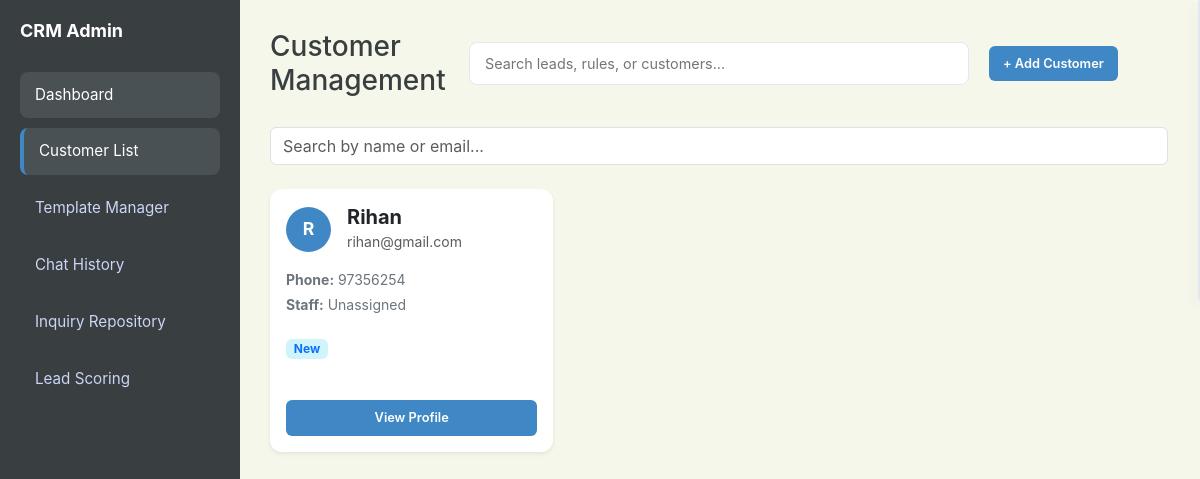
The page /customers on the database as committed earlier.
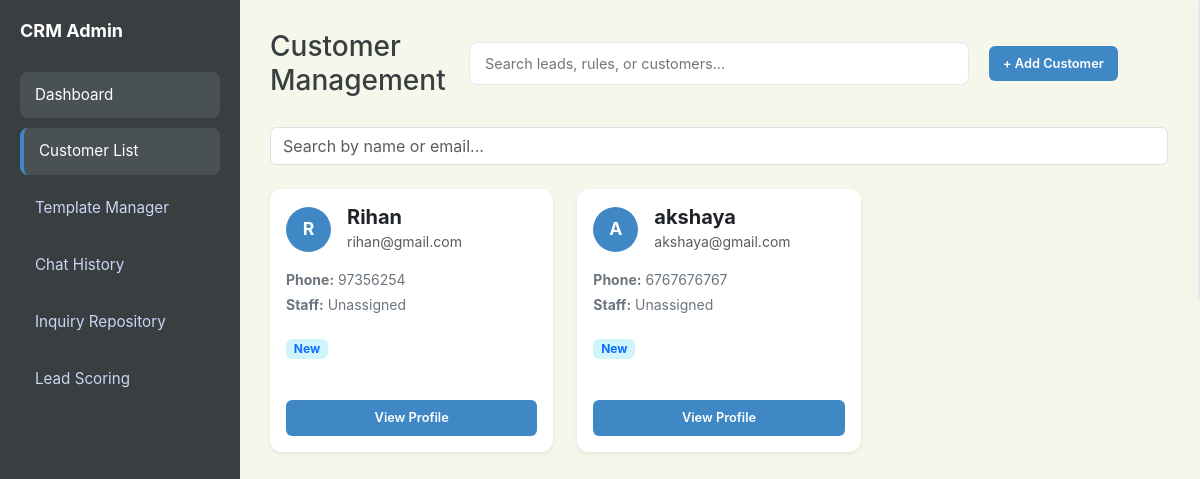
The same page on the database as committed later.
### app.py (models this page shows)
class Customer(db.Model):
    id = db.Column(db.Integer, primary_key=True)
    name = db.Column(db.String(100), nullable=False)
    email = db.Column(db.String(120), unique=True)
    phone = db.Column(db.String(20))
    location = db.Column(db.String(100))
    assigned_staff = db.Column(db.String(100))
    status = db.Column(db.String(50), default="Active")
    tags = db.Column(db.String(200)) # Stored as "VIP,New,Returning"
    notes = db.Column(db.Text)
    last_contact = db.Column(db.String(50))

### app.py (the view)
@app.route('/customers')
def customers():
    query = request.args.get('q', '')
    if query:
        customers_list = Customer.query.filter(
            (Customer.name.ilike(f'%{query}%')) |
            (Customer.email.ilike(f'%{query}%'))
        ).all()
    else:
        customers_list = Customer.query.all()
    return render_template('customer-list.html', customers=customers_list, query=query)

### app.py (called while the page is built)
@app.context_processor
def inject_search_data():
    customers = Customer.query.all()
    inquiries = Inquiry.query.all()
    rules = Rule.query.all()
    templates = AutoReplyTemplate.query.all()
    faqs = FAQ.query.all()
    search_seed = []
    for c in customers:
        search_seed.append({"display": c.name, "category": "Customer", "page": "/customers"})
    for i in inquiries:
        search_seed.append({"display": f"Inquiry: {i.customer}", "category": "Inquiry", "page": f"/inquiry/{i.id}"})
    for r in rules:
        search_seed.append({"display": r.name, "category": "Rule", "page": "/scoring"})
    for t in templates:
        search_seed.append({"display": t.title, "category": "Template", "page": "/templates-manager"})
    for f in faqs:
        search_seed.append({"display": f.question, "category": "FAQ", "page": "/templates-manager"})
    return dict(search_seed=search_seed)

### templates/customer-list.html (shortened to what this page needs)
<!DOCTYPE html>
<html lang="en">
<head>
    <link href="https://cdn.jsdelivr.net/npm/bootstrap@5.3.0/dist/css/bootstrap.min.css" rel="stylesheet">
    <link rel="stylesheet" href="{{ url_for('static', filename='style.css') }}">
</head>
<body id="page-customers">
    <aside class="sidebar">
        <h2>CRM Admin</h2>
        <a href="/dashboard" class="nav-link nav-dashboard active">Dashboard</a>
        <a href="/customers" class="nav-link nav-customers">Customer List</a>
        <a href="/templates-manager" class="nav-link nav-templates">Template Manager</a>
        <a href="/history" class="nav-link nav-history">Chat History</a>
        <a href="/repository" class="nav-link nav-repository">Inquiry Repository</a>
        <a href="/scoring" class="nav-link nav-scoring">Lead Scoring</a>
    </aside>
    <main class="main">
        <div class="header">
            <div class="header-left">
                <h1 class="h3 mb-0">Customer Management</h1>
            </div>
            <div class="search-container">
                <input type="text" placeholder="Search leads, rules, or customers..." class="taskbar-search">
            </div>
            <div class="header-right">
                <button class="btn btn-blue" data-bs-toggle="modal" data-bs-target="#addCustomerModal">+ Add
                    Customer</button>
            </div>
        </div>
        <form method="GET" action="/customers" class="mb-4">
            <input type="text" name="q" class="form-control" placeholder="Search by name or email..."
                value="{{ query }}">
        </form>
        <div class="row g-4">
            {% for c in customers %}
            <div class="col-12 col-md-6 col-lg-4">
                <div class="card p-3 shadow-sm border-0 h-100">
                    <div class="d-flex align-items-center mb-3">
                        <div class="avatar-circle me-3">
                            {{ c.name.split(' ')[0][0] }}{{ c.name.split(' ')[-1][0] if c.name.split(' ')|length > 1
                        </div>
                        <div>
                            <h5 class="mb-0 fw-bold">{{ c.name }}</h5>
                            <small class="text-muted">{{ c.email }}</small>
                        </div>
                    </div>
                    <div class="mb-3 small">
                        <p class="mb-1 text-secondary"><strong>Phone:</strong> {{ c.phone }}</p>
                        <p class="mb-1 text-secondary"><strong>Staff:</strong> {{ c.assigned_staff or 'Unassigned' }}
                        </p>
                    </div>
                    <div class="mb-3">
                        {% if c.tags %}
                        {% for tag in c.tags.split(',') %}
                        <span class="badge bg-info-subtle text-primary small">{{ tag }}</span>
                        {% endfor %}
                        {% endif %}
                    </div>
                    <div class="mt-auto d-flex gap-2">
                        <a href="/customer/{{ c.id }}" class="btn btn-blue btn-sm w-100">View Profile</a>
                    </div>
                </div>
            </div>
            {% else %}
            <div class="col-12 text-center py-5">
                <p class="text-muted">No customers found. Try adding a new one!</p>
            </div>
            {% endfor %}
        </div>
    </main>
</body>
</html>

### static/style.css (style rules this page uses)
:root { --blue: #3F88C5; --red: #E94F37; --green: #44BBA4; --gray: #64748b; --slate-900: #393E41; --slate-800: #4a5155; --border-radius: 12px; --bg-light: #F6F7EB; }
* { box-sizing: border-box; font-family: 'Inter', -apple-system, sans-serif; }
body { margin: 0; display: flex; background-color: var(--bg-light); color: var(--slate-900); height: 100vh; overflow: hidden; }
.sidebar { width: 240px; background: var(--slate-900); color: #fff; min-height: 100vh; padding: 20px; flex-shrink: 0; }
.sidebar h2 { font-size: 18px; margin-bottom: 30px; font-weight: 700; color: #fff; }
.nav-link { display: block; padding: 12px 15px; color: #cbd5f5; text-decoration: none; border-radius: 8px; margin-bottom: 10px; font-size: 0.95rem; transition: 0.2s; }
.nav-link:hover, .nav-link.active { background: var(--slate-800); color: #fff; }
.main { flex: 1; padding: 30px; overflow-y: auto; }
.header { display: grid; grid-template-columns: 1fr auto 1fr; align-items: center; margin-bottom: 30px; gap: 20px; width: 100%; }
.header-left { display: flex; align-items: center; gap: 15px; }
.card { background: white; padding: 25px; border-radius: var(--border-radius); box-shadow: 0 4px 6px -1px rgba(0, 0, 0, 0.1); border: 1px solid #e2e8f0; margin-bottom: 25px; }
input, textarea, select { width: 100%; padding: 10px; border: 1px solid #e2e8f0; border-radius: 6px; font-size: 0.9rem; outline: none; }
.btn { padding: 8px 14px; border: none; border-radius: 6px; cursor: pointer; font-size: 0.8rem; font-weight: 600; transition: 0.2s; text-decoration: none; display: inline-block; }
.btn-blue, .btn-primary { background: var(--blue); color: white; }
#page-dashboard .nav-dashboard, #page-customers .nav-customers, #page-history .nav-history, #page-repository .nav-repository, #page-templates .nav-templates, #page-scoring .nav-scoring { background: var(--slate-800); color: #fff; border-left: 4px solid var(--blue); }
.search-container { width: 500px; display: flex; position: relative; }
.taskbar-search { width: 100%; padding: 10px 15px; border: 1px solid #e2e8f0; border-radius: 8px; font-size: 0.9rem; background: #fff; outline: none; transition: border-color 0.2s; }
.sidebar { z-index: 100; }
.avatar-circle { width: 45px; height: 45px; background-color: var(--blue); color: white; border-radius: 50%; display: flex; align-items: center; justify-content: center; font-weight: bold; font-size: 1.1rem; text-transform: uppercase; }

Rows that differ between the two databases and show on the page:
added Customer: name "A", name "akshaya", email "akshaya@gmail.com", phone "6767676767", assigned_staff "Unassigned", tags "New"
